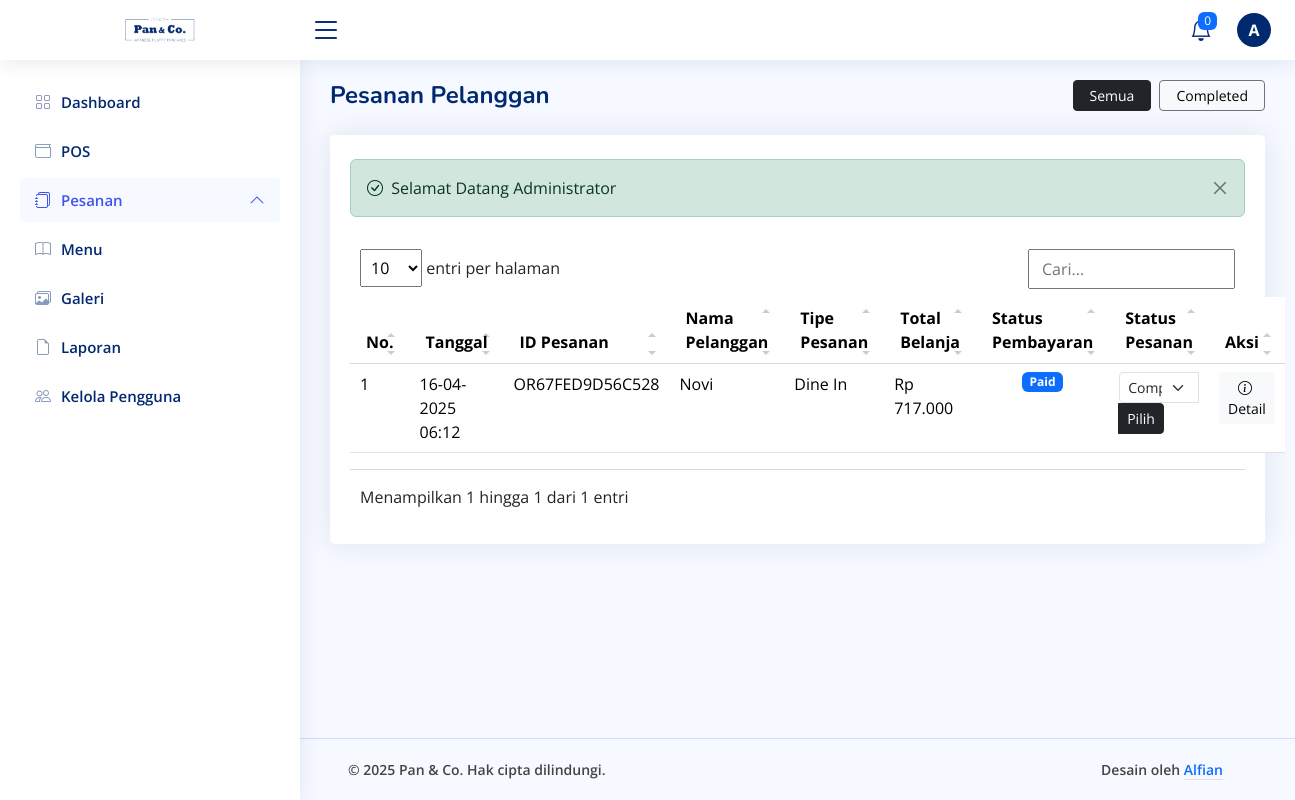
/dashboard/order-user/show.php (signed in), run on the app's committed database.
### tables this page shows
CREATE TABLE `pembayaran` (
  `id_pembayaran` char(15) NOT NULL,
  `id_pesanan` char(15) DEFAULT NULL,
  `id_user` char(13) DEFAULT NULL,
  `tanggal` datetime DEFAULT NULL,
  `metode_pembayaran` enum('','Cash','Debit Card','QRIS') NOT NULL,
  `jumlah_pembayaran` bigint DEFAULT NULL,
  `status` enum('Unpaid','Paid','Rejected') NOT NULL
);

CREATE TABLE `pesanan` (
  `id_pesanan` char(15) NOT NULL,
  `id_user` char(13) DEFAULT NULL,
  `tanggal` datetime DEFAULT NULL,
  `tipe_pesanan` enum('Dine In','Takeaway') NOT NULL,
  `nomor_meja` char(7) DEFAULT NULL,
  `total_pembayaran` bigint DEFAULT NULL,
  `status` enum('Pending','Confirmed','In Progress','Completed','Cancelled') NOT NULL
);

CREATE TABLE `users` (
  `id_user` char(13) NOT NULL,
  `nama_lengkap` varchar(100) NOT NULL,
  `email` varchar(100) NOT NULL,
  `password` varchar(100) NOT NULL,
  `level` enum('Admin','Cashier','User') NOT NULL
);

### config/config.php (called while the page is built, shortened)
<?php
$base_url = 'http://localhost/restaurant-order-system';
function base_url($path = '')
{
    global $base_url;
    return rtrim($base_url, '/') . '/' . ltrim($path, '/');
}

### dashboard/order-user/show.php (the view, shortened to what this page needs)
<?php
include('../../config/config.php');
$title = 'Pesanan Pelanggan';
?>
<div class="pagetitle">
    <div class="d-flex justify-content-between align-items-center gap-2 mb-4">
        <h1 class="mb-0 fw-bold"><?= $title ?></h1>
        <div class="d-flex gap-2">
            <a href="<?= base_url('dashboard/order-user/show.php'); ?>" class="btn btn-sm px-lg-3 btn-dark">Semua</a>
            <?php
            $sql_status_pesanan = "SELECT DISTINCT status FROM pesanan
                                   INNER JOIN users ON pesanan.id_user = users.id_user
                                   WHERE users.level = 'User'
                                   ORDER BY pesanan.status ASC";
            $query_status_pesanan = mysqli_query($koneksi, $sql_status_pesanan);
            while ($data_status_pesanan = mysqli_fetch_array($query_status_pesanan)):
            ?>
                <a href="<?= base_url('dashboard/order-user/status.php?status=' . urlencode($data_status_pesanan['status'])); ?>" class="btn btn-sm px-lg-3 btn-light border-secondary">
                    <?= $data_status_pesanan['status']; ?>
                </a>
            <?php endwhile; ?>
        </div>
    </div>
</div>
<section class="section">
    <div class="row">
        <div class="col-lg-12">
            <div class="card">
                <div class="card-body pt-4">
                    <?php include('../components/alerts.php') ?>
                    <table class="table table-hover datatable">
                        <thead class="table-light">
                            <tr>
                                <th>No.</th>
                                <th>Tanggal</th>
                                <th>ID Pesanan</th>
                                <th>Nama Pelanggan</th>
                                <th>Tipe Pesanan</th>
                                <th>Total Belanja</th>
                                <th>Status Pembayaran</th>
                                <th>Status Pesanan</th>
                                <th>Aksi</th>
                            </tr>
                        </thead>
                        <tbody>
                            <?php
                            $no = 1;
                            $sql = "SELECT pesanan.*,
                                            pembayaran.status AS status_pembayaran,
                                            pembayaran.metode_pembayaran AS metode_pembayaran,
                                            users.nama_lengkap AS nama_lengkap
                                    FROM pesanan
                                    INNER JOIN pembayaran ON pesanan.id_pesanan = pembayaran.id_pesanan
                                    INNER JOIN users ON pesanan.id_user = users.id_user
                                    WHERE users.level = 'User'
                                    ORDER BY pesanan.tanggal DESC";
                            $query = mysqli_query($koneksi, $sql);
                            while ($data = mysqli_fetch_array($query)) :
                            ?>
                                <tr>
                                    <td><?= $no++ ?></td>
                                    <td><?= date('d-m-Y H:i', strtotime($data['tanggal'])); ?></td>
                                    <td><?= $data['id_pesanan'] ?></td>
                                    <td><?= $data['nama_lengkap'] ?></td>
                                    <td><?= $data['tipe_pesanan'] ?></td>
                                    <td><?= 'Rp ' . number_format($data['total_pembayaran'], 0, ',', '.') ?></td>
                                    <td>
                                        <div class="d-flex justify-content-center">
                                            <?php if ($data['status_pembayaran'] == 'Unpaid'): ?>
                                                <span class="badge bg-danger">Unpaid</span>
                                            <?php elseif ($data['status_pembayaran'] == 'Paid'): ?>
                                                <span class="badge bg-primary">Paid</span>
                                            <?php elseif ($data['status_pembayaran'] == 'Rejected'): ?>
                                                <span class="badge bg-danger">Rejected</span>
                                            <?php endif; ?>
                                        </div>
                                    </td>
                                    <td>
                                        <form method="post" action="<?= base_url('dashboard/order-user/action.php?update-order-status=' . $data['id_pesanan'] . '&current-status=All'); ?>">
                                            <div class="input-group">
                                                <select class="form-select form-select-sm" id="status" name="status" required>
                                                    <option value="Completed" <?= ($data['status'] === 'Completed') ? 'selected' : ''; ?> class="text-success">Completed</option>
                                                </select>
                                                <button class="btn btn-sm btn-dark" type="submit">Pilih</button>
                                            </div>
                                        </form>
                                    </td>
                                    <td class="text-center">
                                        <a href="<?= base_url('dashboard/order-user/detail.php?order-id=' . $data['id_pesanan']); ?>" class="btn btn-sm btn-light">
                                            <i class="bi bi-info-circle me-1"></i> Detail
                                        </a>
                                    </td>
                                </tr>
                            <?php endwhile ?>
                        </tbody>
                    </table>
                </div>
            </div>
        </div>
    </div>
</section>
<?php
include('../layout.php');
?>

### assets/dashboard/css/style.css (style rules this page uses)
:root { scroll-behavior: smooth; }
body { font-family: "Open Sans", sans-serif; background: #f6f9ff; color: #444444; }
a { color: #4154f1; text-decoration: none; }
h1, h2, h3, h4, h5, h6 { font-family: "Nunito", sans-serif; }
.pagetitle { margin-bottom: 10px; }
.pagetitle h1 { font-size: 24px; margin-bottom: 0; font-weight: 600; color: #012970; }
.card { margin-bottom: 30px; border: none; border-radius: 5px; box-shadow: 0px 0 30px rgba(1, 41, 112, 0.1); }
.card-body { padding: 0 20px 20px 20px; }
html, body { height: 100%; margin: 0; display: flex; flex-direction: column; }

### data on the page
pembayaran: id_pesanan.tanggal "16-04-2025 06:12", id_pesanan.id_pesanan "OR67FED9D56C528", id_user.nama_lengkap "Novi", id_pesanan.tipe_pesanan "Dine In", id_pesanan.total_pembayaran "717.000", status "Paid"

### other printed values
substr($_SESSION['nama_lengkap'], 0, 1) "A"
$title "Pesanan Pelanggan"
$data_status_pesanan['status'] "Completed"
$_SESSION['success'] "Selamat Datang Administrator"
